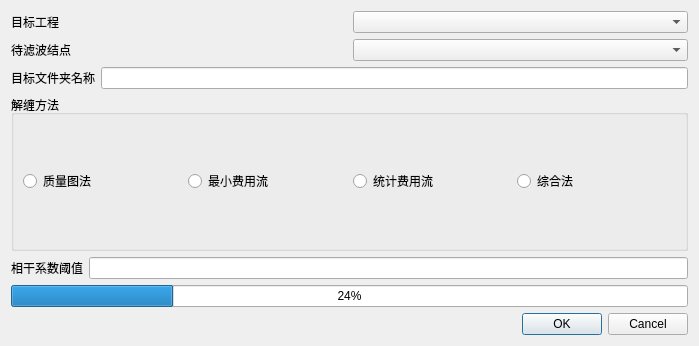
<?xml version="1.0" encoding="UTF-8"?>
<ui version="4.0">
 <class>Unwrap_ui</class>
 <widget class="QWidget" name="Unwrap_ui">
  <property name="geometry">
   <rect>
    <x>0</x>
    <y>0</y>
    <width>699</width>
    <height>346</height>
   </rect>
  </property>
  <property name="windowTitle">
   <string>相位解缠</string>
  </property>
  <property name="windowIcon">
   <iconset resource="../resources/SatExplorer.qrc">
    <normaloff>:/SatExplorer/icon/InSARapp.ico</normaloff>:/SatExplorer/icon/InSARapp.ico</iconset>
  </property>
  <layout class="QVBoxLayout" name="verticalLayout">
   <item>
    <layout class="QHBoxLayout" name="horizontalLayout_2">
     <item>
      <widget class="QLabel" name="projectlabel">
       <property name="text">
        <string>目标工程</string>
       </property>
      </widget>
     </item>
     <item>
      <widget class="QComboBox" name="comboBox"/>
     </item>
    </layout>
   </item>
   <item>
    <layout class="QHBoxLayout" name="horizontalLayout">
     <item>
      <widget class="QLabel" name="Inputlabel_2">
       <property name="text">
        <string>待滤波结点</string>
       </property>
      </widget>
     </item>
     <item>
      <widget class="QComboBox" name="comboBox_2"/>
     </item>
    </layout>
   </item>
   <item>
    <layout class="QHBoxLayout" name="horizontalLayout_4">
     <item>
      <widget class="QLabel" name="label">
       <property name="text">
        <string>目标文件夹名称</string>
       </property>
      </widget>
     </item>
     <item>
      <widget class="QLineEdit" name="file_name"/>
     </item>
    </layout>
   </item>
   <item>
    <widget class="QGroupBox" name="FilterTypegroupBox">
     <property name="minimumSize">
      <size>
       <width>600</width>
       <height>100</height>
      </size>
     </property>
     <property name="title">
      <string>解缠方法</string>
     </property>
     <layout class="QHBoxLayout" name="horizontalLayout_3">
      <item>
       <widget class="QRadioButton" name="SPDButton">
        <property name="text">
         <string>质量图法</string>
        </property>
       </widget>
      </item>
      <item>
       <widget class="QRadioButton" name="MCFButton">
        <property name="text">
         <string>最小费用流</string>
        </property>
       </widget>
      </item>
      <item>
       <widget class="QRadioButton" name="SnaphuButton">
        <property name="text">
         <string>统计费用流</string>
        </property>
       </widget>
      </item>
      <item>
       <widget class="QRadioButton" name="Q_MButton">
        <property name="text">
         <string>综合法</string>
        </property>
       </widget>
      </item>
     </layout>
    </widget>
   </item>
   <item>
    <layout class="QHBoxLayout" name="horizontalLayout_5">
     <item>
      <widget class="QLabel" name="ct_label">
       <property name="text">
        <string>相干系数阈值</string>
       </property>
      </widget>
     </item>
     <item>
      <widget class="QLineEdit" name="coherence_threshold"/>
     </item>
    </layout>
   </item>
   <item>
    <widget class="QProgressBar" name="progressBar">
     <property name="minimumSize">
      <size>
       <width>0</width>
       <height>0</height>
      </size>
     </property>
     <property name="value">
      <number>24</number>
     </property>
    </widget>
   </item>
   <item>
    <widget class="QDialogButtonBox" name="buttonBox">
     <property name="standardButtons">
      <set>QDialogButtonBox::Cancel|QDialogButtonBox::Ok</set>
     </property>
    </widget>
   </item>
  </layout>
 </widget>
 <resources>
  <include location="../resources/SatExplorer.qrc"/>
 </resources>
 <connections/>
</ui>
